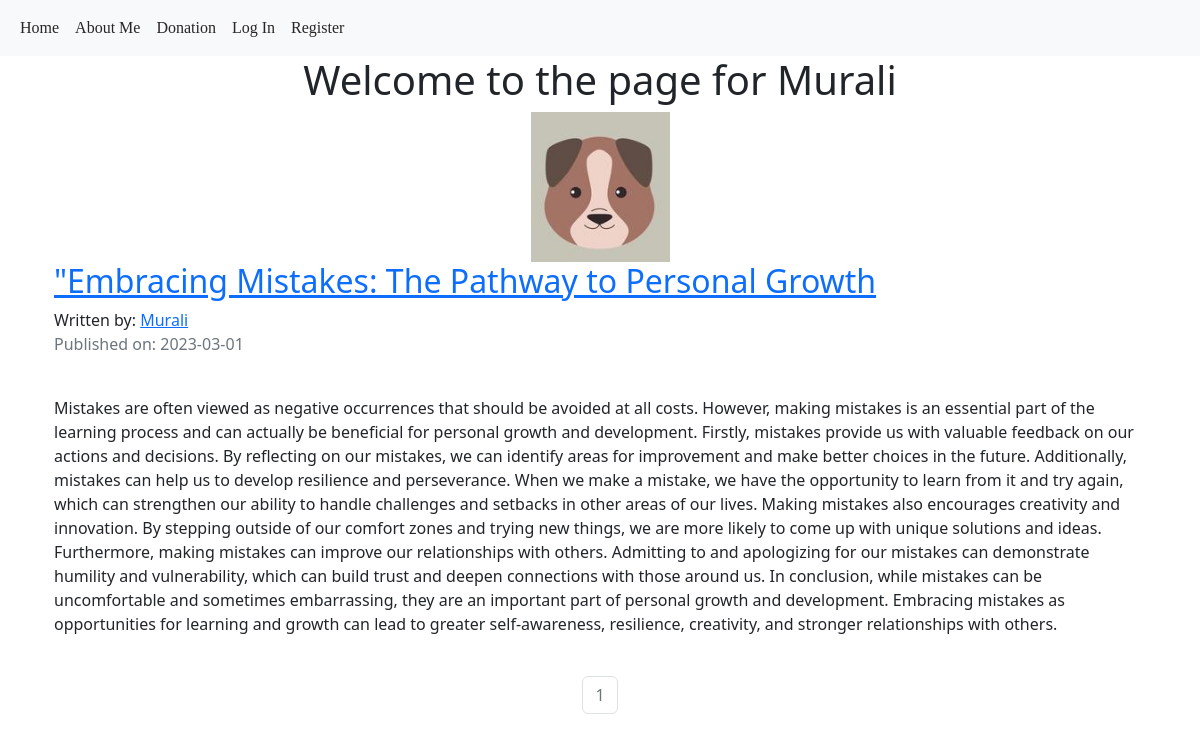
The app's page /Murali  with its own data.
### puppycompanyblog/models.py (models this page shows, shortened)
class User(db.Model, UserMixin):
    __tablename__ = 'users'
    id = db.Column(db.Integer, primary_key = True)
    profile_image = db.Column(db.String(20), nullable=False, default='default_profile.png')
    email = db.Column(db.String(64), unique=True, index=True)
    username = db.Column(db.String(64), unique=True, index=True)
    password_hash = db.Column(db.String(128))
    posts = db.relationship('BlogPost', backref='author', lazy=True)

class BlogPost(db.Model):
    users = db.relationship(User)
    id = db.Column(db.Integer, primary_key=True)
    user_id = db.Column(db.Integer, db.ForeignKey('users.id'), nullable=False)
    date = db.Column(db.DateTime, nullable=False, default=datetime.utcnow)
    title = db.Column(db.String(140), nullable=False)
    text = db.Column(db.Text, nullable=False)

### puppycompanyblog/users/views.py (the view)
@users.route("/<username>")
def user_posts(username):
    page = request.args.get('page', 1, type=int)
    user = User.query.filter_by(username=username).first_or_404()
    blog_posts = BlogPost.query.filter_by(author=user).order_by(BlogPost.date.desc()).paginate(page=page, per_page=5)
    return render_template('user_blog_posts.html', blog_posts=blog_posts, user=user)

### puppycompanyblog/templates/user_blog_posts.html (shortened to what this page needs)
{% extends "base.html" %}
{% block content %}
<div class="container">
  <div class="jumbotron">
    <div align='center'>
      <h1 >Welcome to the page for {{user.username}}</h1>
      <img align='center' src="{{ url_for('static', filename='profile_pics/' + user.profile_image) }}">
    </div>
  </div>
{% for post in blog_posts.items %}
          <h2><a href="{{ url_for('blog_posts.blog_post', blog_post_id=post.id) }}">{{ post.title }}</a></h2>
          Written by: <a href="{{ url_for('users.user_posts', username=post.author.username) }}">{{ post.author.username }}</a>
          <p class="text-muted">Published on: {{ post.date.strftime('%Y-%m-%d') }}</p>
          <br>
            <p>{{post.text}}</p>
          <br>
{% endfor %}
</div>
<nav aria-label="Page navigation example">
  <ul class="pagination justify-content-center">
    {% for page_num in blog_posts.iter_pages(left_edge=1, right_edge=1, left_current=1, right_current=2) %}
            {% if blog_posts.page == page_num %}
              <li class="page-item disabled">
                <a class="page-link" href="{{ url_for('users.user_posts', username=user.username, page=page_num) }}">{{ page_num }}</a></li>
            {% else %}
              <li class="page-item"><a class="page-link" href="{{ url_for('users.user_posts', username=user.username, page=page_num) }}">{{ page_num }}</a></li>
            {% endif %}
    {% endfor %}
</nav>
{% endblock content %}

### records on screen
User: username "Murali", profile_image (placeholder picture)
BlogPost: title "\"Embracing Mistakes: The Pathway to Personal Growth", author.username "Murali", date "2023-03-01", text "Mistakes are often viewed as negative occurrences that should be avoided at all costs. However, making mistakes is an essential part of the learning process and can actually be beneficial for personal growth and development. Firstly, mistakes provide us with valuable feedback on our actions and decisions. By reflecting on our mistakes, we can identify areas for improvement and make better choices in the future. Additionally, mistakes can help us to develop resilience and perseverance. When we make a mistake, we have the opportunity to learn from it and try again, which can strengthen our ability to handle challenges and setbacks in other areas of our lives. Making mistakes also encourages…"

### other values on screen
{{ page_num }} "1"
